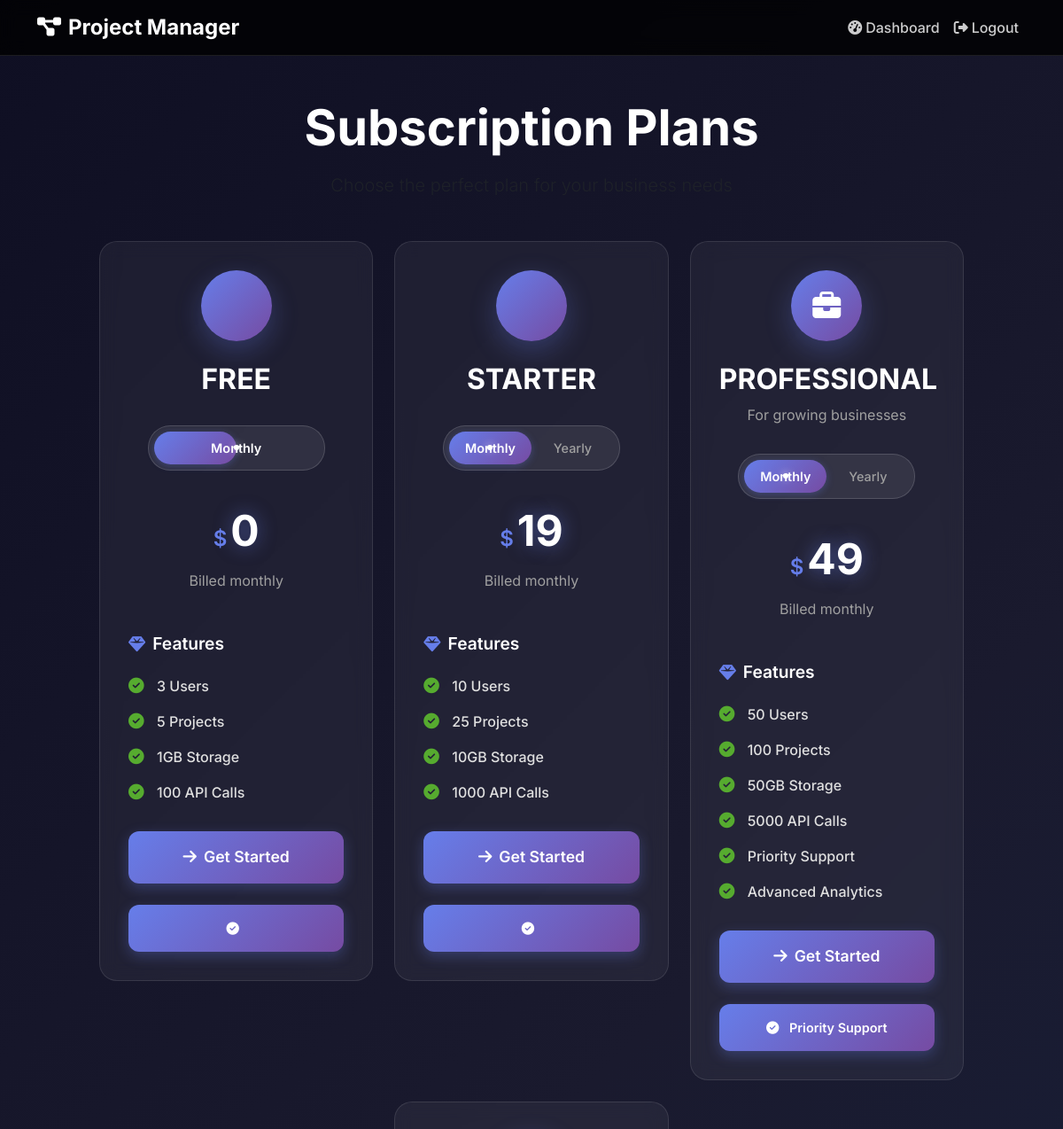
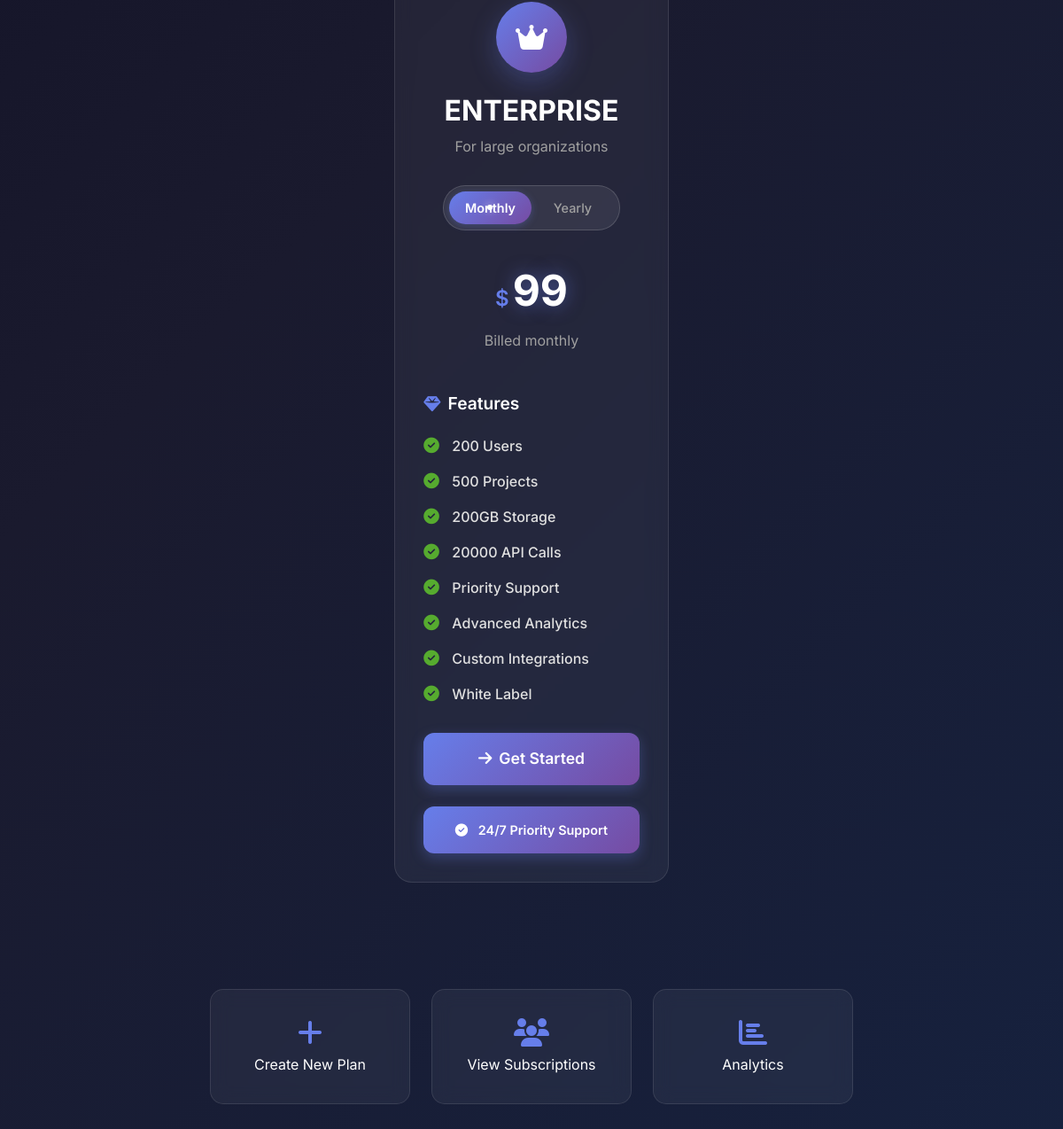
The app's page /owner/subscriptions/plans/ (signed in) with its own data (2 pictures, top to bottom).
### core/models.py (models this page shows, shortened)
class SubscriptionPlan(models.Model):
    PLAN_TYPES = [
        ('BASIC', 'Basic'),
        ('PROFESSIONAL', 'Professional'),
        ('ENTERPRISE', 'Enterprise'),
        ('CUSTOM', 'Custom'),
    ]
    BILLING_CYCLES = [
        ('MONTHLY', 'Monthly'),
        ('QUARTERLY', 'Quarterly'),
        ('YEARLY', 'Yearly'),
    ]
    name = models.CharField(max_length=100, unique=True)
    plan_type = models.CharField(max_length=20, choices=PLAN_TYPES)
    description = models.TextField(blank=True)
    price = models.DecimalField(max_digits=10, decimal_places=2)
    billing_cycle = models.CharField(max_length=20, choices=BILLING_CYCLES, default='MONTHLY')
    max_users = models.IntegerField(default=10)
    max_projects = models.IntegerField(default=5)
    max_storage_gb = models.IntegerField(default=5)
    max_api_calls = models.IntegerField(default=1000)
    has_analytics = models.BooleanField(default=False)
    has_advanced_reporting = models.BooleanField(default=False)
    has_api_access = models.BooleanField(default=False)
    has_priority_support = models.BooleanField(default=False)
    has_custom_integrations = models.BooleanField(default=False)
    has_white_label = models.BooleanField(default=False)
    is_active = models.BooleanField(default=True)
    is_popular = models.BooleanField(default=False)
    sort_order = models.IntegerField(default=0)
    created_at = models.DateTimeField(auto_now_add=True)
    updated_at = models.DateTimeField(auto_now=True)
    class Meta:
        ordering = ['sort_order', 'price']
        verbose_name = 'Subscription Plan'
        verbose_name_plural = 'Subscription Plans'
    @property
    def annual_savings(self):
        if self.billing_cycle == 'YEARLY':
            monthly_rate = self.price / 12
            annual_monthly_cost = monthly_rate * 12
            if self.name == 'Starter Yearly':
                return 58  # $29 * 12 - $290 = $58 savings
            elif self.name == 'Professional Yearly':
                return 198  # $99 * 12 - $990 = $198 savings
            elif self.name == 'Enterprise Yearly':
                return 598  # $299 * 12 - $2,990 = $598 savings
            else:
                monthly_rate = self.price / 12
                annual_monthly_cost = monthly_rate * 12
                return round(annual_monthly_cost - self.price, 2)
        return 0

### core/views.py (the view)
# urls.py: path('owner/subscriptions/plans/', views.subscription_plans, name='subscription_plans'),
@login_required
def subscription_plans(request):
    if not request.user.is_superuser:
        messages.error(request, 'Access denied. Owner privileges required.')
        return redirect('core:owner_dashboard')
    plans = SubscriptionPlan.objects.filter(is_active=True).order_by('sort_order', 'price')
    total_plans = plans.count()
    active_subscriptions = CompanySubscription.objects.filter(status='ACTIVE').count()
    trial_subscriptions = CompanySubscription.objects.filter(status='TRIAL').count()
    expired_subscriptions = CompanySubscription.objects.filter(status='EXPIRED').count()
    context = {
        'title': 'Subscription Plans',
        'plans': plans,
        'total_plans': total_plans,
        'active_subscriptions': active_subscriptions,
        'trial_subscriptions': trial_subscriptions,
        'expired_subscriptions': expired_subscriptions,
    }
    return render(request, 'core/subscription_plans.html', context)

### templates/core/subscription_plans.html (shortened to what this page needs)
{% load static %}
<!DOCTYPE html>
<html lang="en">
<head>
    <link href="https://cdn.jsdelivr.net/npm/bootstrap@5.3.0/dist/css/bootstrap.min.css" rel="stylesheet">
    <link href="https://cdnjs.cloudflare.com/ajax/libs/font-awesome/6.4.0/css/all.min.css" rel="stylesheet">
    <link href="{% static 'css/pages/subscription_plans.css' %}" rel="stylesheet">
</head>
<body>
    <nav class="navbar navbar-expand-lg navbar-dark bg-dark">
        <div class="container">
            <a class="navbar-brand" href="{% url 'core:owner_dashboard' %}">
                <i class="fas fa-project-diagram me-2"></i>Project Manager
            </a>
            <div class="navbar-nav ms-auto">
                <a class="nav-link" href="{% url 'core:owner_dashboard' %}">
                    <i class="fas fa-tachometer-alt me-1"></i>Dashboard
                </a>
                <a class="nav-link" href="{% url 'core:logout' %}">
                    <i class="fas fa-sign-out-alt me-1"></i>Logout
                </a>
            </div>
        </div>
    </nav>
    <div class="container-fluid py-5">
        <div class="row justify-content-center">
            <div class="col-lg-10">
                <div class="text-center mb-5">
                    <h1 class="display-4 fw-bold text-white mb-3">{{ title }}</h1>
                    <p class="lead text-muted">Choose the perfect plan for your business needs</p>
                </div>
                {% if plans %}
                <div class="row justify-content-center">
                    {% regroup plans by plan_type as plan_groups %}
                    {% for plan_group in plan_groups %}
                    <div class="col-lg-4 col-md-6 mb-4">
                        <div class="pricing-card dark-card">
                            <div class="pricing-header">
                                <div class="plan-icon">
                                    {% if plan_group.grouper == 'BASIC' %}
                                        <i class="fas fa-rocket"></i>
                                    {% elif plan_group.grouper == 'PROFESSIONAL' %}
                                        <i class="fas fa-briefcase"></i>
                                    {% elif plan_group.grouper == 'ENTERPRISE' %}
                                        <i class="fas fa-crown"></i>
                                    {% endif %}
                                </div>
                                <h3 class="plan-title">{{ plan_group.grouper }}</h3>
                                <p class="plan-subtitle">
                                    {% if plan_group.grouper == 'BASIC' %}
                                        Perfect for small teams
                                    {% elif plan_group.grouper == 'PROFESSIONAL' %}
                                        For growing businesses
                                    {% elif plan_group.grouper == 'ENTERPRISE' %}
                                        For large organizations
                                    {% endif %}
                                </p>
                            </div>
                            <div class="billing-toggle">
                                <div class="toggle-switch">
                                    {% for plan in plan_group.list %}
                                        {% if plan.billing_cycle == 'MONTHLY' or plan.billing_cycle == 'YEARLY' %}
                                        <label class="toggle-option {% if plan.billing_cycle == 'MONTHLY' %}active{% endif %}" data-plan-id="{{ plan.id }}">
                                            <span class="toggle-label">{{ plan.get_billing_cycle_display }}</span>
                                        </label>
                                        {% endif %}
                                    {% endfor %}
                                </div>
                            </div>
                            <div class="pricing-display">
                                {% for plan in plan_group.list %}
                                    {% if plan.billing_cycle == 'MONTHLY' or plan.billing_cycle == 'YEARLY' %}
                                    <div class="price-section {% if plan.billing_cycle == 'MONTHLY' %}active{% endif %}" data-plan="{{ plan.billing_cycle }}">
                                        <div class="price-amount">
                                            <span class="currency">$</span>
                                            <span class="amount">{{ plan.price|floatformat:0 }}</span>
                                        </div>
                                        <div class="price-period">Billed {{ plan.get_billing_cycle_display|lower }}</div>
                                    </div>
                                    {% endif %}
                                {% endfor %}
                            </div>
                            <div class="features-section">
                                <div class="features-header">
                                    <h4 class="features-title">
                                        <i class="fas fa-gem me-2"></i>Features
                                    </h4>
                                </div>
                                <div class="features-list">
                                    <div class="feature-item">
                                        <i class="fas fa-check-circle"></i>
                                        <span>{{ plan_group.list.0.max_users }} Users</span>
                                    </div>
                                    <div class="feature-item">
                                        <i class="fas fa-check-circle"></i>
                                        <span>{{ plan_group.list.0.max_projects }} Projects</span>
                                    </div>
                                    <div class="feature-item">
                                        <i class="fas fa-check-circle"></i>
                                        <span>{{ plan_group.list.0.max_storage_gb }}GB Storage</span>
                                    </div>
                                    <div class="feature-item">
                                        <i class="fas fa-check-circle"></i>
                                        <span>{{ plan_group.list.0.max_api_calls }} API Calls</span>
                                    </div>
                                    {% if plan_group.grouper == 'PROFESSIONAL' or plan_group.grouper == 'ENTERPRISE' %}
                                    <div class="feature-item">
                                        <i class="fas fa-check-circle"></i>
                                        <span>Priority Support</span>
                                    </div>
                                    <div class="feature-item">
                                        <i class="fas fa-check-circle"></i>
                                        <span>Advanced Analytics</span>
                                    </div>
                                    {% endif %}
                                    {% if plan_group.grouper == 'ENTERPRISE' %}
                                    <div class="feature-item">
                                        <i class="fas fa-check-circle"></i>
                                        <span>Custom Integrations</span>
                                    </div>
                                    <div class="feature-item">
                                        <i class="fas fa-check-circle"></i>
                                        <span>White Label</span>
                                    </div>
                                    {% endif %}
                                </div>
                            </div>
                            <div class="cta-section">
                                <button class="cta-button" onclick="selectPlan('{{ plan_group.grouper }}')">
                                    <i class="fas fa-arrow-right me-2"></i>Get Started
                                </button>
                            </div>
                            <div class="highlighted-feature">
                                <i class="fas fa-check-circle me-2"></i>
                                {% if plan_group.grouper == 'BASIC' %}
                                    Email Support
                                {% elif plan_group.grouper == 'PROFESSIONAL' %}
                                    Priority Support
                                {% elif plan_group.grouper == 'ENTERPRISE' %}
                                    24/7 Priority Support
                                {% endif %}
                            </div>
                        </div>
                    </div>
                    {% endfor %}
                </div>
                {% endif %}
                <div class="row mt-5">
                    <div class="col-12">
                        <div class="quick-actions">
                            <div class="row justify-content-center">
                                <div class="col-md-3 mb-3">
                                    <a href="{% url 'core:create_subscription_plan' %}" class="action-btn">
                                        <i class="fas fa-plus fa-2x mb-2"></i><br>
                                        Create New Plan
                                    </a>
                                </div>
                                <div class="col-md-3 mb-3">
                                    <a href="{% url 'core:company_subscriptions' %}" class="action-btn">
                                        <i class="fas fa-users fa-2x mb-2"></i><br>
                                        View Subscriptions
                                    </a>
                                </div>
                                <div class="col-md-3 mb-3">
                                    <a href="{% url 'core:subscription_analytics' %}" class="action-btn">
                                        <i class="fas fa-chart-bar fa-2x mb-2"></i><br>
                                        Analytics
                                    </a>
                                </div>
                            </div>
                        </div>
                    </div>
                </div>
            </div>
        </div>
    </div>
</body>
</html>

### records on screen
SubscriptionPlan: grouper "FREE", billing_cycle "Monthly", price "0", billing_cycle "monthly", list.0.max_users "3", list.0.max_projects "5", list.0.max_storage_gb "1", list.0.max_api_calls "100"
SubscriptionPlan: grouper "STARTER", billing_cycle "Monthly", price "19", billing_cycle "monthly", list.0.max_users "10", list.0.max_projects "25", list.0.max_storage_gb "10", list.0.max_api_calls "1000"
SubscriptionPlan: billing_cycle "Yearly"
SubscriptionPlan: grouper "PROFESSIONAL", billing_cycle "Monthly", price "49", billing_cycle "monthly", list.0.max_users "50", list.0.max_projects "100", list.0.max_storage_gb "50", list.0.max_api_calls "5000"
SubscriptionPlan: billing_cycle "Yearly"
SubscriptionPlan: grouper "ENTERPRISE", billing_cycle "Monthly", price "99", billing_cycle "monthly", list.0.max_users "200", list.0.max_projects "500", list.0.max_storage_gb "200", list.0.max_api_calls "20000"
SubscriptionPlan: billing_cycle "Yearly"

### other values on screen
{{ title }} "Subscription Plans"
